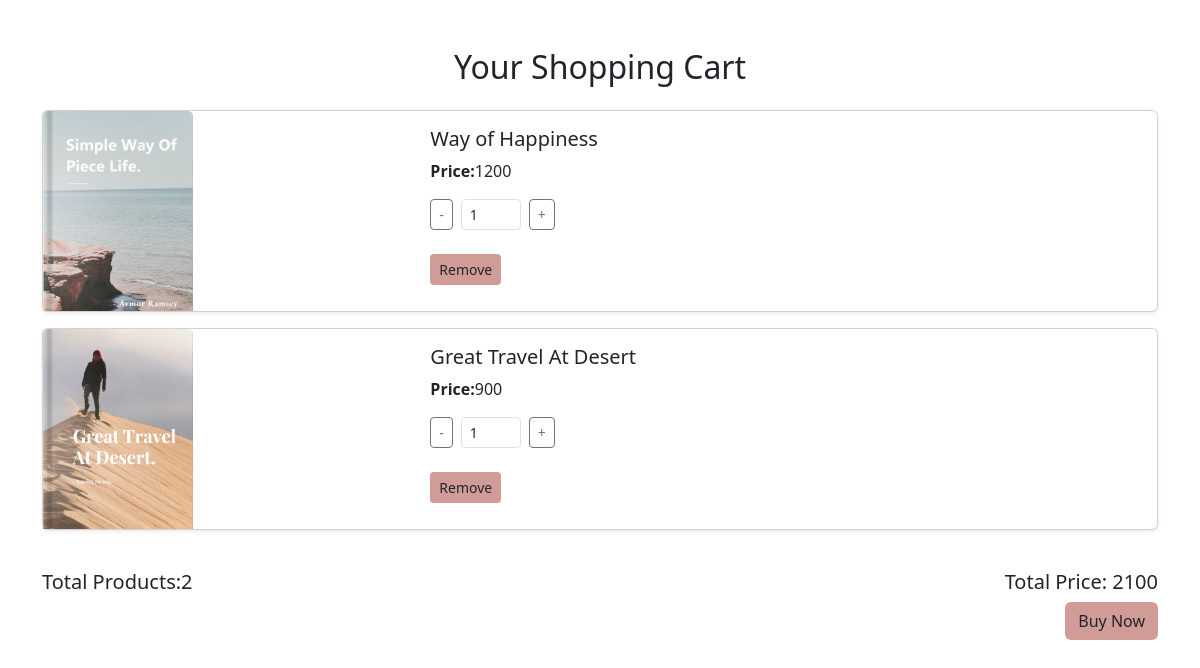
The page /view_cart/ (signed in) on the database its author committed.
### userapp/models.py (models this page shows)
class CartItem(models.Model):
    cart = models.ForeignKey(Cart,on_delete=models.CASCADE)
    book = models.ForeignKey(Books,on_delete=models.CASCADE)
    quantity = models.PositiveIntegerField(default=1)

### Bookapp/models.py (models this page shows, shortened)
class Books(models.Model):
    title = models.CharField(max_length=200,null=True)
    price = models.IntegerField(null=True)
    image = models.ImageField(upload_to='book_media')
    quantity = models.IntegerField()
    author =models.ForeignKey(Author, on_delete=models.CASCADE)

### userapp/views.py (the view)
# urls.py: path('view_cart/',views.view_cart,name="viewcart"),
def view_cart(request):
    cart,created = Cart.objects.get_or_create(user=request.user)
    cart_items = cart.cartitem_set.all()
    cart_item = CartItem.objects.all()
    total_price = sum(item.book.price * item.quantity for item in cart_items)
    total_items = cart_items.count()
    context={'cart_items':cart_items,'cart_item':cart_item,'total_price':total_price,'total_items':total_items}
    return render(request,'user/cart.html',context)

### templates/user/cart.html (shortened to what this page needs)
<!DOCTYPE html>
{% load static %}
<html lang="en">
<head>
  <link href="https://cdn.jsdelivr.net/npm/bootstrap@5.3.0/dist/css/bootstrap.min.css" rel="stylesheet">
</head>
<body>
{% if not cart_items %}
<div class="alert alert-danger" role="alert">
  <h4 class="alert-heading">Your Cart is Empty!</h4>
  <a href="{% url 'index'  %}" class="btn btn- btn-sm mt-4" style="background-color: #D19C97;">Go to Home page</a>
</div>
{% else %}
  <div class="container mt-5">
    <h2 class="mb-4 text-center">Your Shopping Cart</h2>
    <div class="row">
      <div>
        {% for item in cart_items %}
      <div class="col-md-12">
        <div class="card mb-3 shadow-sm">
          <div class="row g-0">
            <div class="col-md-4">
              <img src="{{ item.book.image.url }}" style="width:150px;height:200px;object-fit:cover;" class="card-img-top" class="img-fluid rounded-start" alt="Item Image">
            </div>
            <div class="col-md-8">
              <div class="card-body">
                <h5 class="card-title">{{ item.book.title }}</h5>
                <p class="card-text"><strong>Price:</strong>{{ item.book.price }}</p>
                {% if item.quantity <= item.book.quantity %}
                <div class="d-flex align-items-center">
                <a class="btn btn-outline-secondary btn-sm" href="{% url 'decrease_quantity' item.id %}">-</a>
                <input type="number" class="form-control form-control-sm mx-2" name="quantity" value="{{ item.quantity }}" style="width: 60px;">
                <a href="{% url 'increase_quantity' item.id %}" class="btn btn-outline-secondary btn-sm">+</a>
                </div>
                {% endif %}
                <a href="{% url 'remove_cart' item.id %}" class="btn btn- btn-sm mt-4" style="background-color: #D19C97;">Remove</a>
              </div>
            </div>
          </div>
        </div>
      </div>
      {%endfor%}
    </div>
      <form action="{% url 'create_checkout_session' %}" method="post">
      <div class="d-flex justify-content-between mt-4"><h5>Total Products:{{ total_items }}</h5>
      <h5>Total Price: {{ total_price }}</h5>
      </div>
      <div class="text-end">
      <button class="btn btn-" style="background-color: #D19C97;">Buy Now</button>
      </div>
      </form>
      {% endif %}
</body>
</html>

### rows shown on the page
CartItem: book.image (picture), book "Way of Happiness", book.price "1200", quantity "1"
CartItem: book.image (picture), book "Great Travel At Desert", book.price "900", quantity "1"

### other values the page prints
{{ total_items }} "2"
{{ total_price }} "2100"
